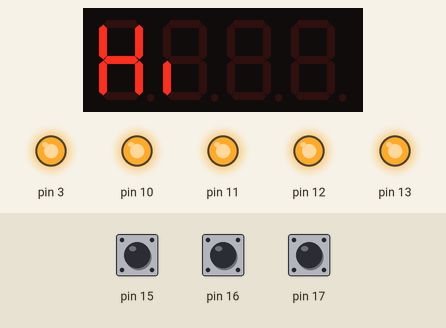
The sketch below on a simulated Arduino Uno, built with avr-gcc and run on an emulated ATmega328P. Shown: 4-digit seven-segment display, output pins drawn as LEDs (lit = HIGH). Inputs (shaded band) come from the test bench; at power-on: pin 15 HIGH, pin 16 HIGH, pin 17 HIGH.

Above: at 0.1 s.
At 2.1 s:
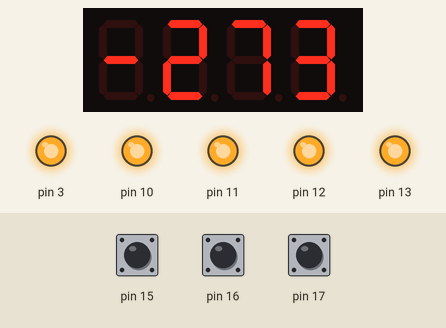
At 4.1 s:
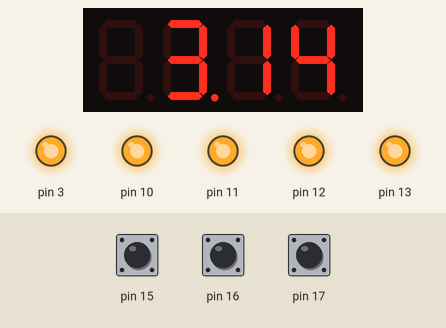
At 11.65 s:
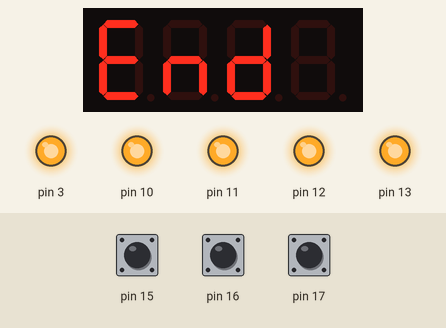
At 38.25 s:
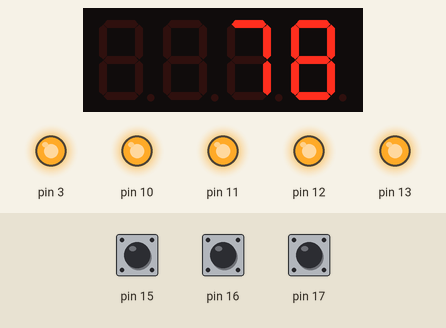
At 39.26 s:
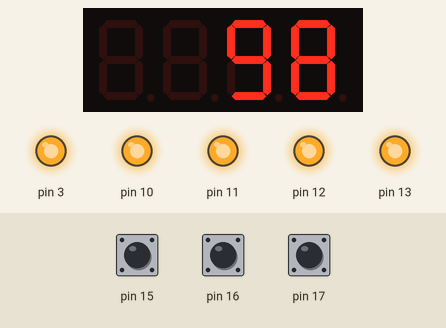

Measured:
- what the display in image 1 shows lasts 2.0 s, from 2.0 s to 4.0 s

The sketch:

005-display.ino
```cpp
#include <TimerOne.h>
#include <MultiFuncShield.h>

void setup() {
  Timer1.initialize();
  MFS.initialize(&Timer1);

  MFS.write("Hi");
  delay(2000);
  MFS.write(-273);
  delay(2000);
  MFS.write(3.141, 2);  // display to 2 decimal places.
  delay(2000);
}

int counter = 0;

void loop() {
  if (counter < 100) {
    MFS.write((int)counter);
    counter++;
  } else {
    MFS.write("End");
    MFS.blinkDisplay(DIGIT_ALL, ON);
    delay(2000);
    counter = 0;
  }
  delay(50);
}
```
